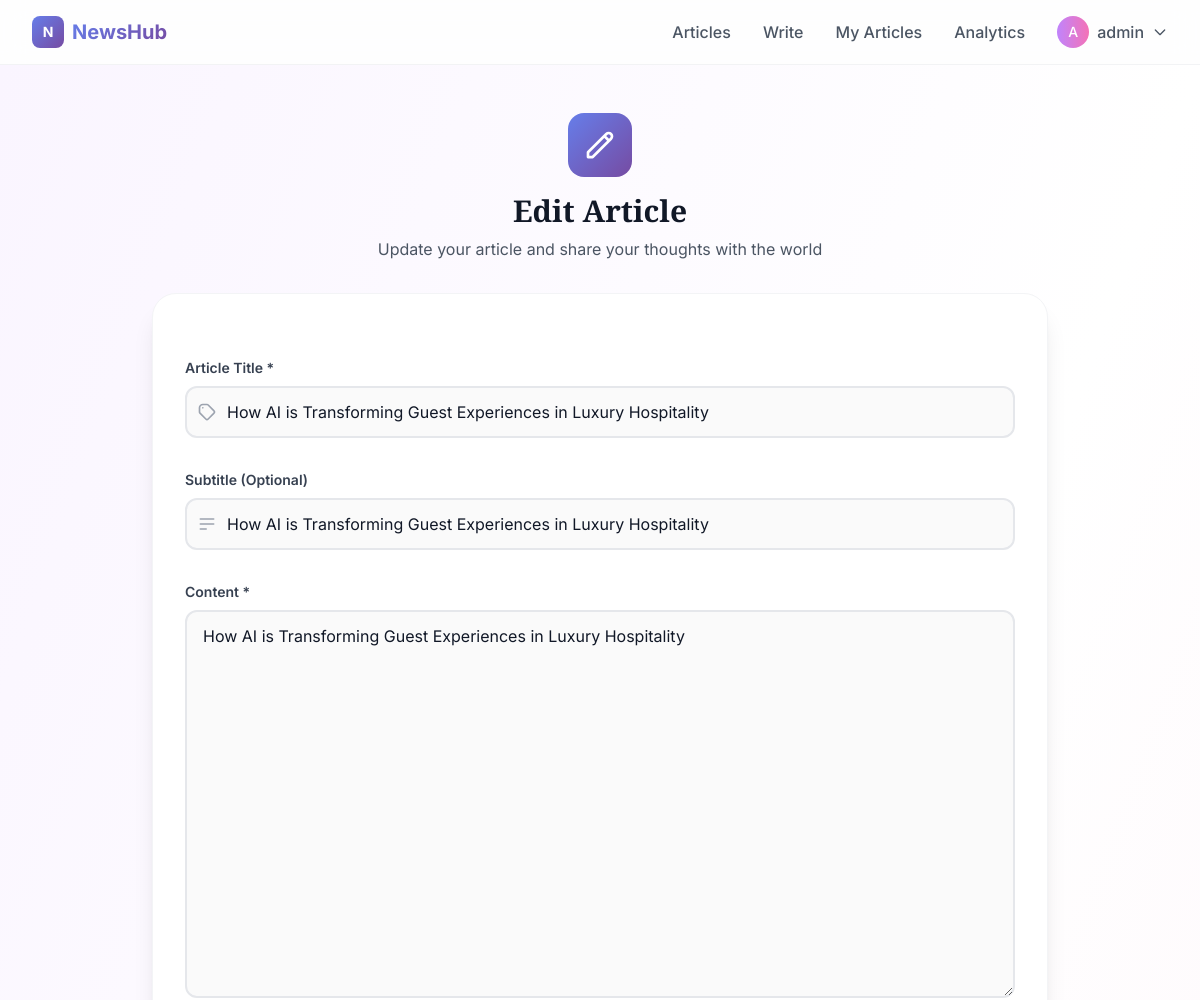
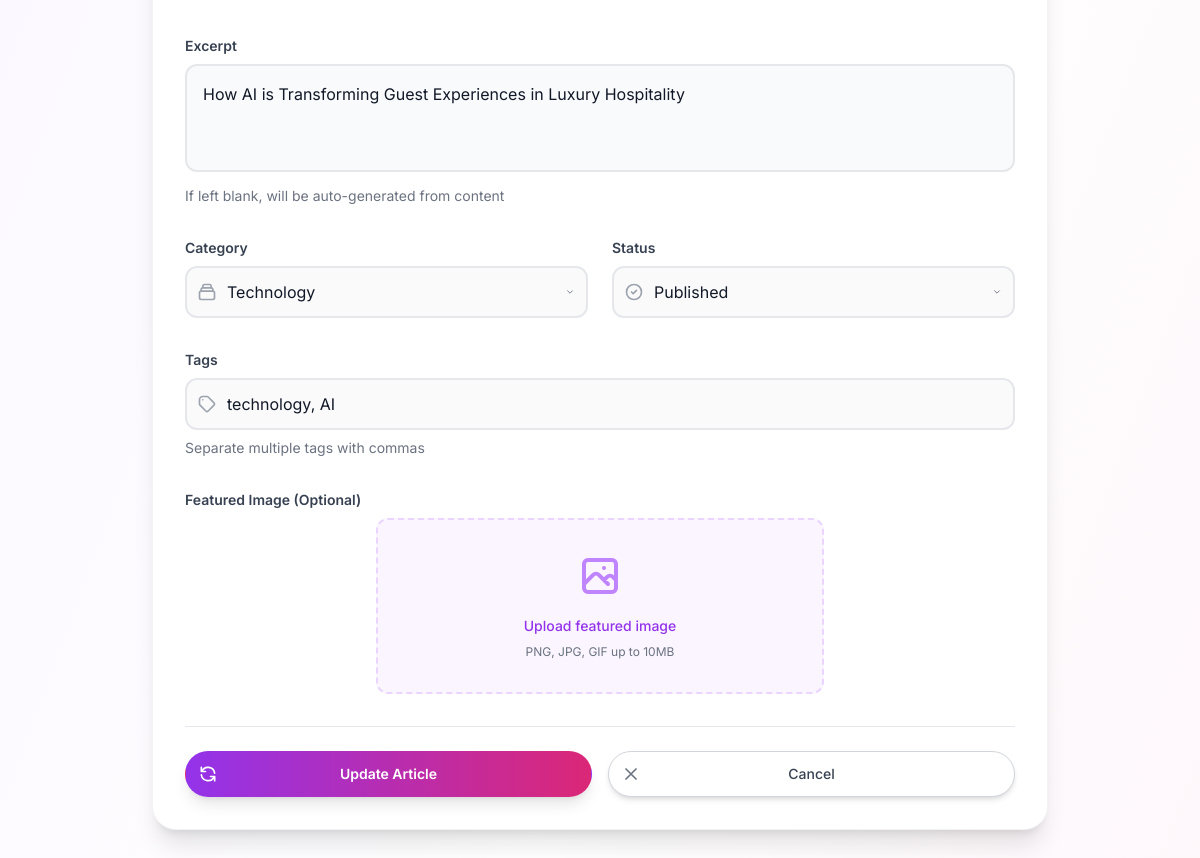
Screenshot of /articles/how-ai-is-transforming-guest-experiences-in-luxury-hospitality-1/edit/ (signed in) with the database file from the repository (2 pictures, top to bottom).
### articles/models.py (models this page shows, shortened)
class Article(models.Model):
    STATUS_CHOICES = [
        ('draft', 'Draft'),
        ('published', 'Published'),
        ('archived', 'Archived'),
    ]
    title = models.CharField(max_length=200)
    slug = models.SlugField(max_length=200, unique=True, blank=True)
    subtitle = models.CharField(max_length=250, blank=True)
    content = models.TextField()
    excerpt = models.TextField(max_length=500, blank=True)
    featured_image = models.ImageField(upload_to='articles/', blank=True, null=True)
    author = models.ForeignKey(User, on_delete=models.CASCADE, related_name='articles')
    category = models.ForeignKey(Category, on_delete=models.SET_NULL, null=True, blank=True)
    tags = models.CharField(max_length=200, blank=True, help_text="Comma-separated tags")
    status = models.CharField(max_length=20, choices=STATUS_CHOICES, default='draft')
    created_at = models.DateTimeField(auto_now_add=True)
    updated_at = models.DateTimeField(auto_now=True)
    published_at = models.DateTimeField(null=True, blank=True)
    view_count = models.PositiveIntegerField(default=0)
    like_count = models.PositiveIntegerField(default=0)
    comment_count = models.PositiveIntegerField(default=0)
    reading_time = models.PositiveIntegerField(default=0, help_text="Estimated reading time in minutes")
    word_count = models.PositiveIntegerField(default=0)
    class Meta:
        ordering = ['-created_at']
        indexes = [
            models.Index(fields=['status', '-created_at']),
            models.Index(fields=['category', '-created_at']),
            models.Index(fields=['author', '-created_at']),
        ]
    def get_absolute_url(self):
        return reverse('article_detail', kwargs={'slug': self.slug})

### articles/views.py (the view)
# urls.py: path('<slug:slug>/edit/', views.article_edit, name='article_edit'),
@login_required
def article_edit(request, slug):
    article = get_object_or_404(Article, slug=slug, author=request.user)
    if request.method == 'POST':
        form = ArticleForm(request.POST, request.FILES, instance=article)
        if form.is_valid():
            article = form.save(commit=False)
            if article.status == 'published' and not article.published_at:
                article.published_at = timezone.now()
            article.save()
            messages.success(request, f'Article "{article.title}" updated successfully!')
            return redirect('article_detail', slug=article.slug)
    else:
        form = ArticleForm(instance=article)
    return render(request, 'articles/article_form.html', {
        'form': form,
        'article': article,
        'title': 'Edit Article'
    })

### articles/models.py (called while the page is built)
    def __str__(self):
        return self.name

### templates/articles/article_form.html (shortened to what this page needs)
{% extends 'base.html' %}
{% block content %}
<div class="min-h-screen bg-gradient-to-br from-purple-50 via-white to-pink-50 py-12 px-4 sm:px-6 lg:px-8">
    <div class="max-w-4xl mx-auto">
        <div class="text-center mb-8">
            <div class="flex justify-center mb-4">
                <div class="w-16 h-16 gradient-bg rounded-2xl flex items-center justify-center">
                    <svg class="w-8 h-8 text-white" fill="none" stroke="currentColor" viewBox="0 0 24 24">
                        <path stroke-linecap="round" stroke-linejoin="round" stroke-width="2" d="M15.232 5.232l3.536 3.536m-2.036-5.036a2.5 2.5 0 113.536 3.536L6.5 21.036H3v-3.572L16.732 3.732z"></path>
                    </svg>
                </div>
            </div>
            <h1 class="text-3xl font-display font-bold text-gray-900 mb-2">
                {{ title }}
            </h1>
            <p class="text-gray-600">
                {% if article %}Update your article{% else %}Create a new article{% endif %} and share your thoughts with the world
            </p>
        </div>
        <div class="bg-white rounded-3xl shadow-xl border border-gray-100 p-8">
            <form method="post" enctype="multipart/form-data" class="space-y-8">
                <div>
                    <label for="{{ form.title.id_for_label }}" class="block text-sm font-semibold text-gray-700 mb-2">
                        Article Title *
                    </label>
                    <div class="relative">
                        <div class="absolute inset-y-0 left-0 pl-3 flex items-center pointer-events-none">
                        </div>
                        {{ form.title }}
                    </div>
                </div>
                <div>
                    <label for="{{ form.subtitle.id_for_label }}" class="block text-sm font-semibold text-gray-700 mb-2">
                        Subtitle (Optional)
                    </label>
                    <div class="relative">
                        <div class="absolute inset-y-0 left-0 pl-3 flex items-center pointer-events-none">
                        </div>
                        {{ form.subtitle }}
                    </div>
                </div>
                <div>
                    <label for="{{ form.content.id_for_label }}" class="block text-sm font-semibold text-gray-700 mb-2">
                        Content *
                    </label>
                    {{ form.content }}
                </div>
                <div>
                    <label for="{{ form.excerpt.id_for_label }}" class="block text-sm font-semibold text-gray-700 mb-2">
                        Excerpt
                    </label>
                    <textarea name="excerpt" rows="3"
                              class="w-full p-4 border-2 border-gray-200 rounded-xl focus:outline-none focus:border-purple-500 focus:bg-white transition-all duration-200 bg-gray-50 resize-none text-gray-900"
                              placeholder="A brief summary of your article...">{{ form.excerpt.value|default:'' }}</textarea>
                    {% if form.excerpt.help_text %}
                        <p class="mt-2 text-sm text-gray-500">{{ form.excerpt.help_text }}</p>
                    {% endif %}
                </div>
                <div class="grid grid-cols-1 md:grid-cols-2 gap-6">
                    <div>
                        <label for="{{ form.category.id_for_label }}" class="block text-sm font-semibold text-gray-700 mb-2">
                            Category
                        </label>
                        <div class="relative">
                            <div class="absolute inset-y-0 left-0 pl-3 flex items-center pointer-events-none">
                            </div>
                            {{ form.category }}
                        </div>
                    </div>
                    <div>
                        <label for="{{ form.status.id_for_label }}" class="block text-sm font-semibold text-gray-700 mb-2">
                            Status
                        </label>
                        <div class="relative">
                            <div class="absolute inset-y-0 left-0 pl-3 flex items-center pointer-events-none">
                            </div>
                            {{ form.status }}
                        </div>
                    </div>
                </div>
                <div>
                    <label for="{{ form.tags.id_for_label }}" class="block text-sm font-semibold text-gray-700 mb-2">
                        Tags
                    </label>
                    <div class="relative">
                        <div class="absolute inset-y-0 left-0 pl-3 flex items-center pointer-events-none">
                        </div>
                        {{ form.tags }}
                    </div>
                    {% if form.tags.help_text %}
                        <p class="mt-2 text-sm text-gray-500">{{ form.tags.help_text }}</p>
                    {% endif %}
                </div>
                <div>
                    <label for="{{ form.featured_image.id_for_label }}" class="block text-sm font-semibold text-gray-700 mb-2">
                        Featured Image (Optional)
                    </label>
                    <div class="flex justify-center">
                        <label class="relative cursor-pointer bg-purple-50 hover:bg-purple-100 rounded-xl px-6 py-8 border-2 border-purple-200 border-dashed transition-all duration-200 hover:border-purple-300 w-full max-w-md">
                            <div class="text-center">
                                <div class="mt-4 text-sm text-purple-600 font-medium">Upload featured image</div>
                                <div class="mt-2 text-xs text-gray-500">PNG, JPG, GIF up to 10MB</div>
                            </div>
                        </label>
                    </div>
                </div>
                <div class="flex flex-col sm:flex-row gap-4 pt-6 border-t border-gray-200">
                    <button type="submit" class="group relative flex-1 flex justify-center py-3 px-4 border border-transparent text-sm font-semibold rounded-full text-white bg-gradient-to-r from-purple-600 to-pink-600 hover:from-purple-700 hover:to-pink-700 focus:outline-none focus:ring-2 focus:ring-offset-2 focus:ring-purple-500 transition-all duration-200 shadow-lg hover:shadow-xl hover:scale-105">
                        <span class="absolute left-0 inset-y-0 flex items-center pl-3">
                            {% if article %}
                                <svg class="h-5 w-5 text-white group-hover:text-white" fill="none" stroke="currentColor" viewBox="0 0 24 24">
                                    <path stroke-linecap="round" stroke-linejoin="round" stroke-width="2" d="M4 4v5h.582m15.356 2A8.001 8.001 0 004.582 9m0 0H9m11 11v-5h-.581m0 0a8.003 8.003 0 01-15.357-2m15.357 2H15"></path>
                                </svg>
                            {% else %}
                                <svg class="h-5 w-5 text-white group-hover:text-white" fill="none" stroke="currentColor" viewBox="0 0 24 24">
                                    <path stroke-linecap="round" stroke-linejoin="round" stroke-width="2" d="M12 4v16m8-8H4"></path>
                                </svg>
                            {% endif %}
                        </span>
                        {% if article %}Update Article{% else %}Create Article{% endif %}
                    </button>
                    <a href="{% if article %}{{ article.get_absolute_url }}{% else %}{% url 'article_list' %}{% endif %}"
                       class="group relative flex-1 flex justify-center py-3 px-4 border border-gray-300 text-sm font-medium rounded-full text-gray-700 bg-white hover:bg-gray-50 focus:outline-none focus:ring-2 focus:ring-offset-2 focus:ring-purple-500 transition-all duration-200 shadow-md hover:shadow-lg">
                        <span class="absolute left-0 inset-y-0 flex items-center pl-3">
                            <svg class="h-5 w-5 text-gray-500 group-hover:text-gray-700" fill="none" stroke="currentColor" viewBox="0 0 24 24">
                                <path stroke-linecap="round" stroke-linejoin="round" stroke-width="2" d="M6 18L18 6M6 6l12 12"></path>
                            </svg>
                        </span>
                        Cancel
                    </a>
                </div>
            </form>
        </div>
    </div>
</div>
{% endblock %}

### templates/base.html (shortened to what this page needs)
<!DOCTYPE html>
<html lang="en">
<head>
    <script src="https://cdn.tailwindcss.com"></script>
</head>
<body class="bg-gray-50 text-gray-900 min-h-screen">
    <nav class="bg-white/80 backdrop-blur-md border-b border-gray-200/50 sticky top-0 z-50">
        <div class="max-w-7xl mx-auto px-4 sm:px-6 lg:px-8">
            <div class="flex justify-between items-center h-16">
                <div class="flex items-center">
                    <a href="{% url 'home' %}" class="flex items-center space-x-2">
                        <div class="w-8 h-8 gradient-bg rounded-lg flex items-center justify-center">
                            <span class="text-white font-bold text-sm">N</span>
                        </div>
                        <span class="text-xl font-bold gradient-text">NewsHub</span>
                    </a>
                </div>
                <div class="hidden md:flex items-center space-x-8">
                    <a href="{% url 'article_list' %}" class="text-gray-600 hover:text-purple-600 font-medium transition-colors">
                        Articles
                    </a>
                    {% if user.is_authenticated %}
                        <a href="{% url 'article_create' %}" class="text-gray-600 hover:text-purple-600 font-medium transition-colors">
                            Write
                        </a>
                        <a href="{% url 'my_articles' %}" class="text-gray-600 hover:text-purple-600 font-medium transition-colors">
                            My Articles
                        </a>
                        <a href="{% url 'analytics_dashboard' %}" class="text-gray-600 hover:text-purple-600 font-medium transition-colors">
                            Analytics
                        </a>
                        <div class="relative group">
                            <button class="flex items-center space-x-2 text-gray-600 hover:text-purple-600 font-medium">
                                <div class="w-8 h-8 bg-gradient-to-r from-purple-400 to-pink-400 rounded-full flex items-center justify-center">
                                    <span class="text-white text-sm font-medium">
                                        {{ user.first_name.0|default:user.username.0|upper }}
                                    </span>
                                </div>
                                <span>{{ user.first_name|default:user.username }}</span>
                                <svg class="w-4 h-4" fill="none" stroke="currentColor" viewBox="0 0 24 24">
                                    <path stroke-linecap="round" stroke-linejoin="round" stroke-width="2" d="M19 9l-7 7-7-7"></path>
                                </svg>
                            </button>
                        </div>
                    {% endif %}
                </div>
            </div>
        </div>
    </nav>
    <main class="min-h-screen">
        {% block content %}
        {% endblock %}
    </main>
</body>
</html>

### templates/base.html (style rules this page uses)
body { font-family: 'Inter', sans-serif; }
.font-display { font-family: 'Playfair Display', serif; }
* { transition: all 0.2s ease; }
.gradient-bg { background: linear-gradient(135deg, #667eea 0%, #764ba2 100%); }
.gradient-text { background: linear-gradient(135deg, #667eea 0%, #764ba2 100%); -webkit-background-clip: text; -webkit-text-fill-color: transparent; background-clip: text; }

### templates/articles/article_form.html (style rules this page uses)
input[type="text"], input[type="email"], select, textarea { width: 100%; padding: 12px 12px 12px 40px; border: 2px solid #e5e7eb; border-radius: 12px; font-size: 16px; transition: all 0.2s ease; background-color: #fafafa; color: #111827; }
select { padding-left: 40px; background-position: right 8px center; background-repeat: no-repeat; background-size: 16px 12px; padding-right: 40px; appearance: none; }
textarea { padding: 12px 16px; }

### rows the page displays
Article: title "How AI is Transforming Guest Experiences in Luxury Hospitality", subtitle "How AI is Transforming Guest Experiences in Luxury Hospitality", content "How AI is Transforming Guest Experiences in Luxury Hospitality", excerpt "How AI is Transforming Guest Experiences in Luxury Hospitality", category "Technology", status "Published", tags "technology, AI"

### other values shown
{{ user.first_name.0|default:user.username.0|upper }} "A"
{{ user.first_name|default:user.username }} "admin"
{{ title }} "Edit Article"
